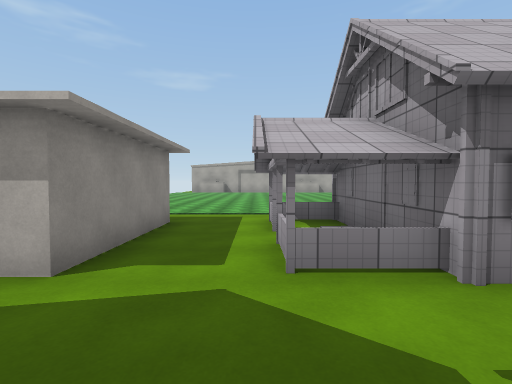
[1] (above)

24 first-person views from a walk through a 3-D level made in the Unity game engine. The camera is 1.5 m above the floor, tilts 2° down and sees 85° across. The floor is counted in squares, 2 m on a side. Each view is taken from the middle of a square. On the plan, view 1 faces up. The plan holds only what a view shows up to about 10 squares ahead; the rest is blank. The place goes on beyond the plan. Some surface patterns are stand-ins.

[2]
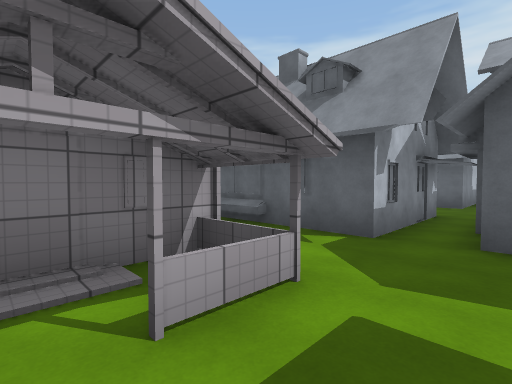

[3]
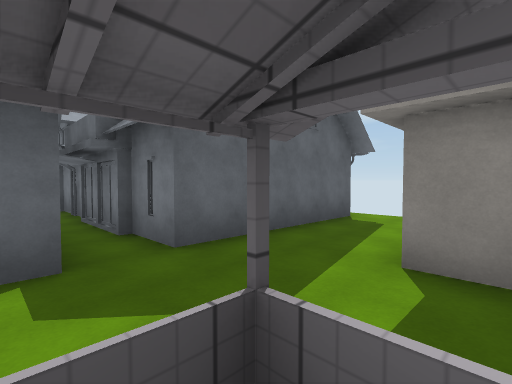

[4]
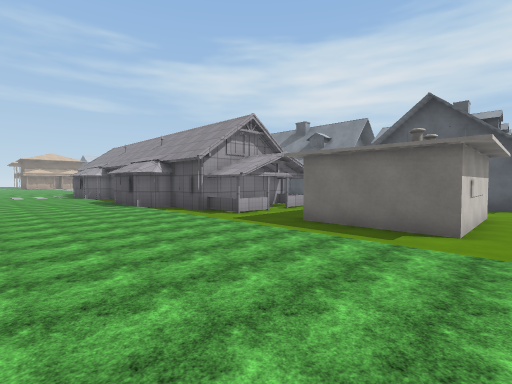

[5]
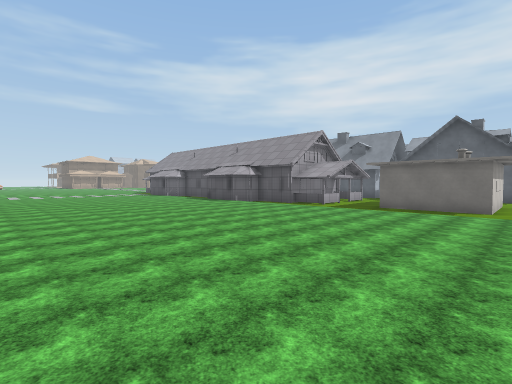

[6]
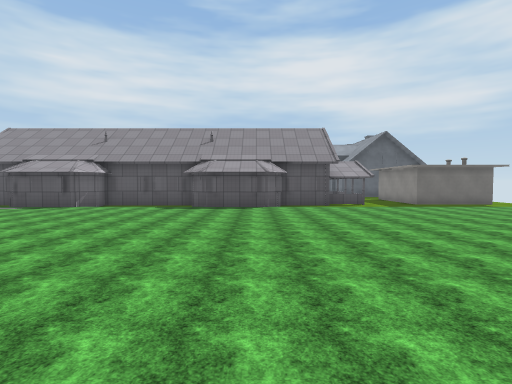

[7]
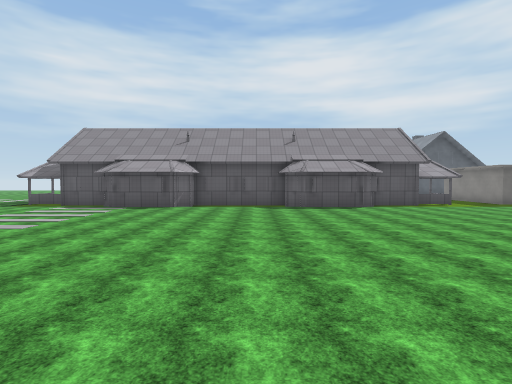

[8]
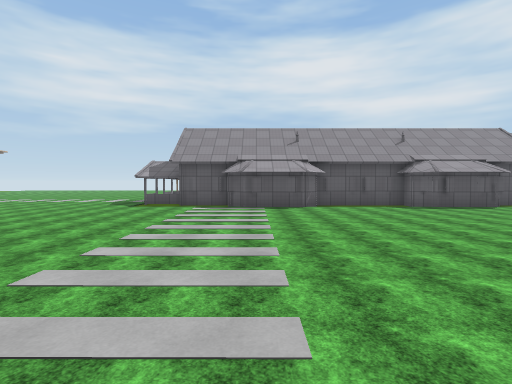

[9]
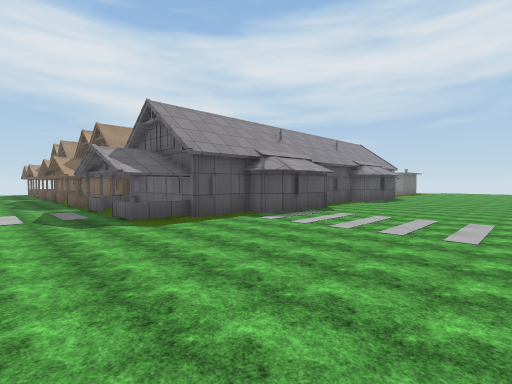

[10]
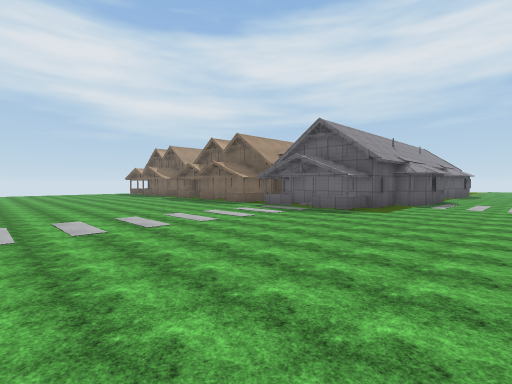

[11]
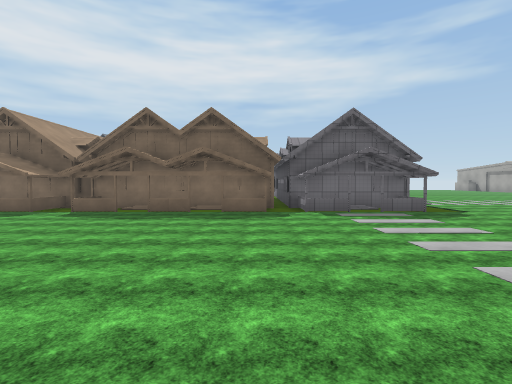

[12]
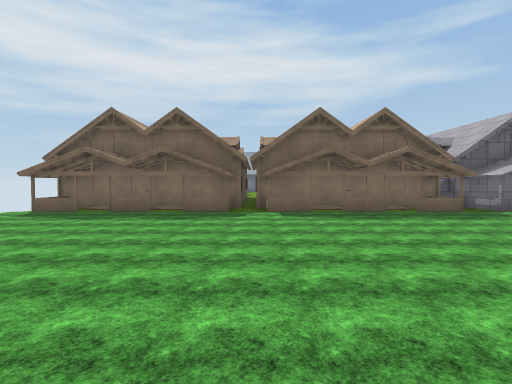

[13]
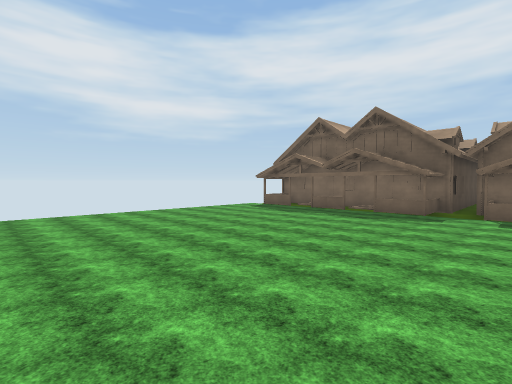

[14]
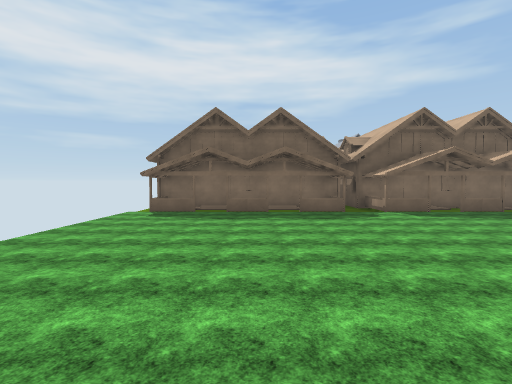

[15]
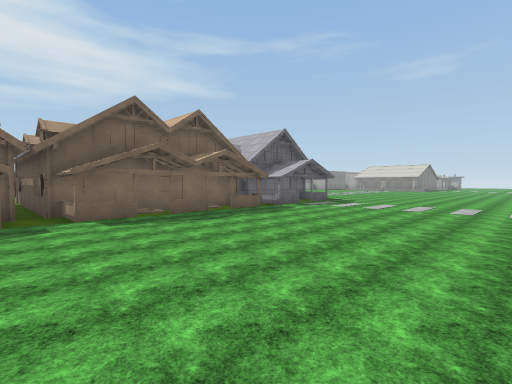

[16]
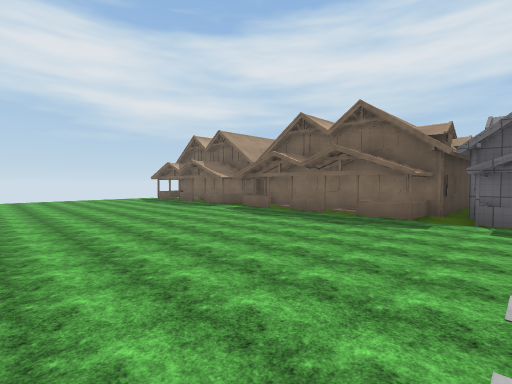

[17]
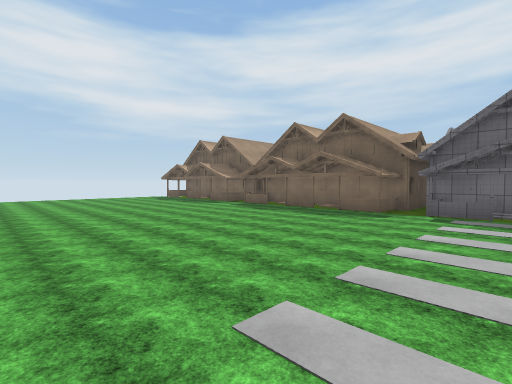

[18]
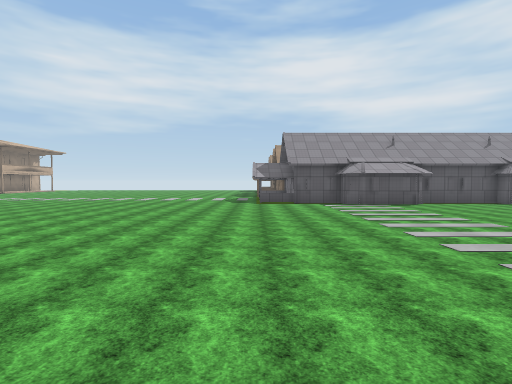

[19]
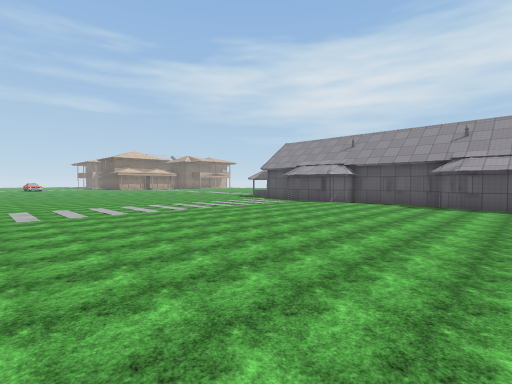

[20]
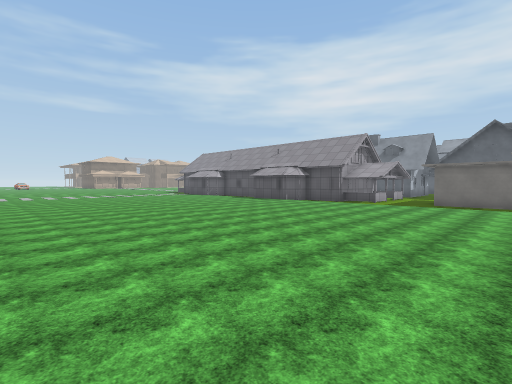

[21]
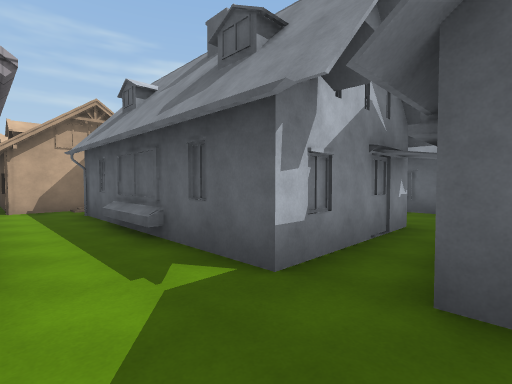

[22]
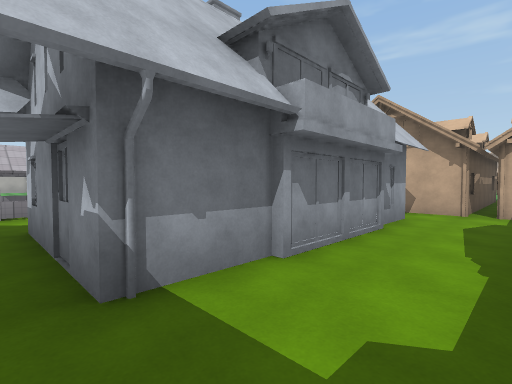

[23]
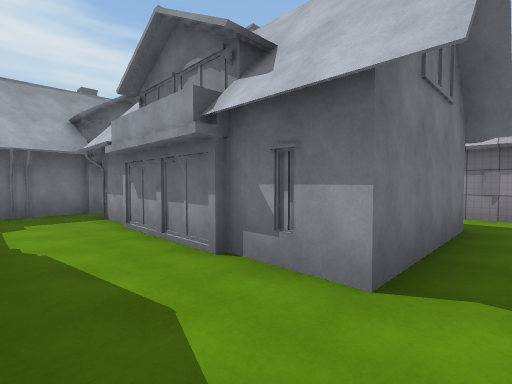

[24]
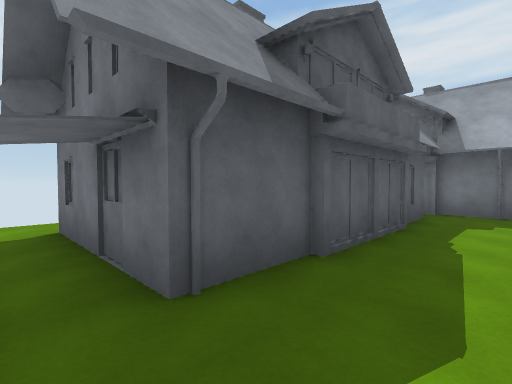

### Floor plan
Key: @ floor where view 1 was taken; # wall or solid block; . floor; / step, stairs or slope; = window, fence, low wall or low ledge; B building.
Columns run from 5 left of view 1 to 22 right of it. Each row starts with its distance up from view 1.
 16  .................. .
 15  ......................
 14 .......................
 13 ........................
 12 .........................
 11 ..........................
 10 ...........................
  9 ............................
  8 ............................
  7 ............................
  6 .........###..####..........
  5 .###.==### ####  ##==.......
  4 .B #...#          #/........
  3 .###.=.#          #.=.......
  2 .....#=#   ####  ###........
  1 .............BBBBBB.B.......
  0 BBBBB@BBBBBB.B     /B.......
 -1 B   B.B    B.B     /B.......
 -2     #.B    B.B     /........
 -3     #.B###BB.B     .B.......
 -4    BB........BBBBBBB........
 -5     B........B     BB.......
 -6     #.B###BB.      /B.......
 -7            B.      /B.......
 -8            B.      /........
 -9            B.      .B.......
-10            ..     BB........

Where each view was taken, in squares from view 1:
view 1: 0 up, 0 right, facing up
view 2: 4 up, 1 left, facing down-right
view 3: 3 up, 1 right, facing down-left
view 4: 10 up, 5 left, facing down-right
view 5: 14 up, 5 left, facing down-right
view 6: 15 up, 4 right, facing down
view 7: 15 up, 7 right, facing down
view 8: 15 up, 11 right, facing down
view 9: 11 up, 17 right, facing down-left
view 10: 9 up, 22 right, facing down-left
view 11: 1 up, 22 right, facing left
view 12: 4 down, 22 right, facing left
view 13: 3 down, 22 right, facing down-left
view 14: 7 down, 22 right, facing left
view 15: 5 down, 21 right, facing up-left
view 16: 3 up, 21 right, facing down-left
view 17: 4 up, 22 right, facing down-left
view 18: 16 up, 15 right, facing down
view 19: 16 up, 4 right, facing down-right
view 20: 16 up, 4 left, facing down-right
view 21: 2 up, 1 left, facing down-right
view 22: 5 down, 0 right, facing up-right
view 23: 5 down, 7 right, facing up-left
view 24: 4 down, 7 right, facing down-left
